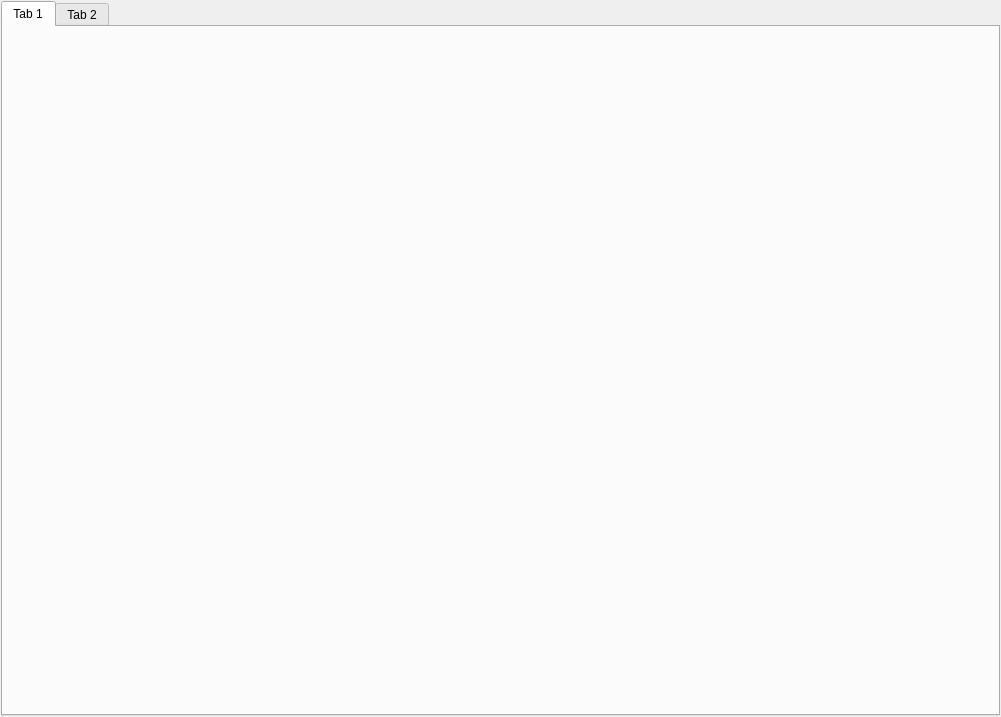
<?xml version="1.0" encoding="UTF-8"?>
<ui version="4.0">
 <class>Master</class>
 <widget class="QWidget" name="Master">
  <property name="geometry">
   <rect>
    <x>0</x>
    <y>0</y>
    <width>1001</width>
    <height>717</height>
   </rect>
  </property>
  <property name="windowTitle">
   <string>Form</string>
  </property>
  <layout class="QVBoxLayout" name="verticalLayout">
   <property name="leftMargin">
    <number>1</number>
   </property>
   <property name="topMargin">
    <number>1</number>
   </property>
   <property name="rightMargin">
    <number>1</number>
   </property>
   <property name="bottomMargin">
    <number>1</number>
   </property>
   <item>
    <widget class="QTabWidget" name="tabWidget">
     <property name="currentIndex">
      <number>0</number>
     </property>
     <widget class="QWidget" name="tab">
      <attribute name="title">
       <string>Tab 1</string>
      </attribute>
     </widget>
     <widget class="QWidget" name="tab_2">
      <attribute name="title">
       <string>Tab 2</string>
      </attribute>
     </widget>
    </widget>
   </item>
  </layout>
 </widget>
 <resources/>
 <connections/>
</ui>
